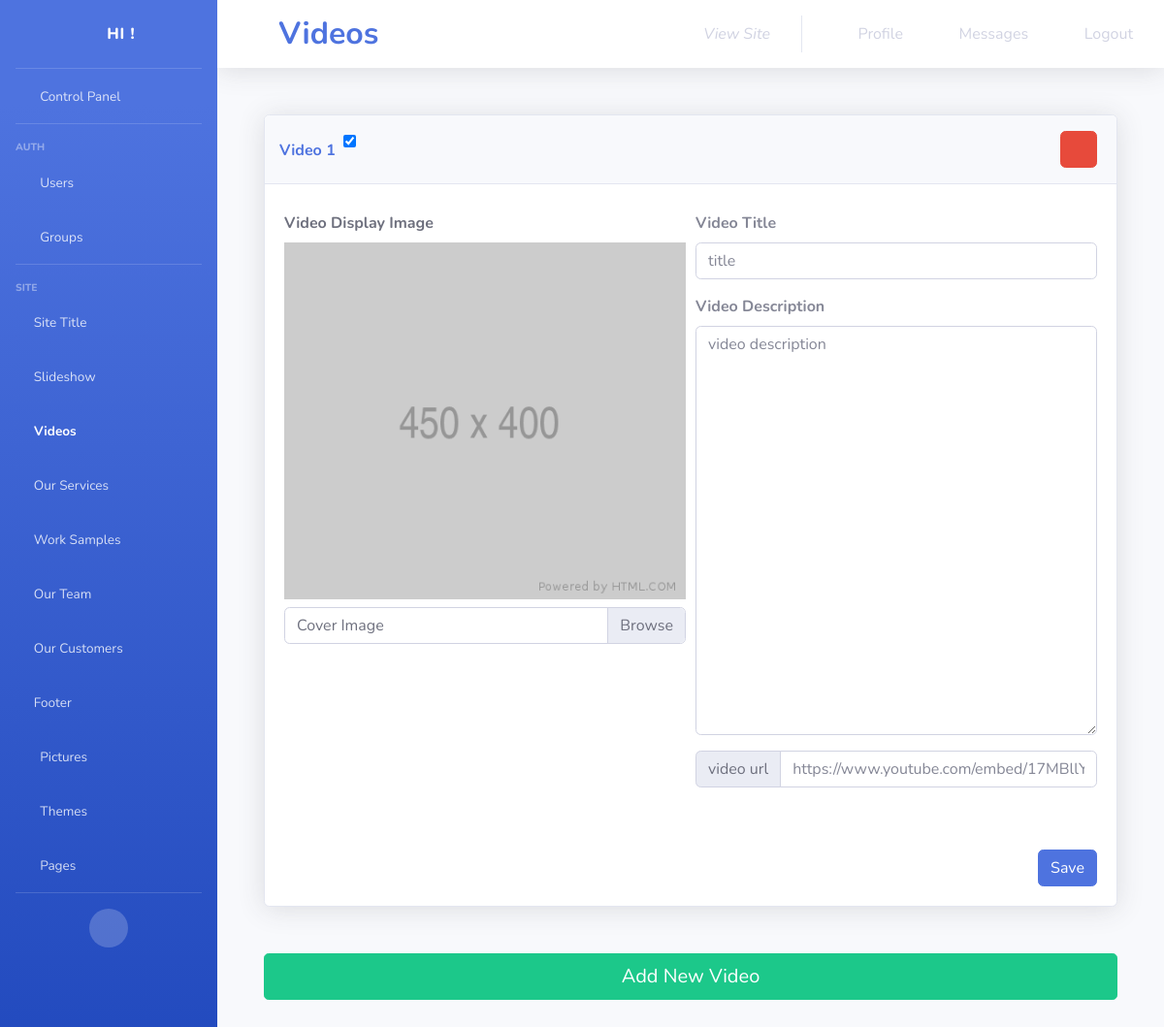
The page /control_panel/site/video/ (signed in) on the database its author committed.
### control_panel/models.py (models this page shows)
class video(models.Model):
	cover_img=models.ImageField(upload_to='video/cover_img/',
								default='video/cover_img/default/default.png',
								blank=True)
	video_title=models.CharField(max_length=191)
	video_description=models.TextField()
	video_url=models.URLField(
		default='https://www.youtube.com/embed/17MBllYf6OY',blank=True)
	video_R_dir=models.BooleanField(default=True)
	objects=videoManager()

### control_panel/views.py (the view, shortened to what this page needs)
# urls.py: path('site/video/',views.video_,name='control_panel/site/video'),
def video_(request):
	if not request.user.is_staff:
		return redirect('/')
	messages=list()
	return render(request,'control_panel/video.html',
				  {
					  'messages':messages,
					  'videos':video.objects.all()
					  })

### templates/control_panel/video.html (shortened to what this page needs)
{% load static %}
<!DOCTYPE html>
<html lang="en">
<head>
	<link href="{% static 'cpanel/vendor/fontawesome-free/css/all.min.css' %}" rel="stylesheet" type="text/css">
	<link href="https://gitcdn.github.io/bootstrap-toggle/2.2.2/css/bootstrap-toggle.min.css" rel="stylesheet">
	<link href="{% static 'cpanel/css/sb-admin-2.min.css' %}" rel="stylesheet">
</head>
<body id="page-top">
<div id="wrapper">
	<ul class="navbar-nav bg-gradient-primary sidebar sidebar-dark accordion" id="accordionSidebar">
		<a class="sidebar-brand d-flex align-items-center justify-content-center" href="/control_panel/">
			<div class="sidebar-brand-icon rotate-n-15">
				<i class="fas fa-laugh-wink"></i>
			</div>
			<div class="sidebar-brand-text mx-3">HI !<sup></sup></div>
		</a>
		<hr class="sidebar-divider my-0">
		<li class="nav-item">
			<a class="nav-link" href="/control_panel/">
				<i class="fas fa-fw fa-tachometer-alt"></i>
				<span>Control Panel</span></a>
		</li>
		<hr class="sidebar-divider">
		<div class="sidebar-heading">
			auth
		</div>
		<li class="nav-item">
			<a class="nav-link" href="/control_panel/auth/users/">
				<i class="fas fa-fw fa-user-cog"></i>
				<span>Users</span></a>
		</li>
		<li class="nav-item">
			<a class="nav-link" href="/control_panel/auth/groups/">
				<i class="fas fa-fw fa-users-cog"></i>
				<span>Groups</span></a>
		</li>
		<hr class="sidebar-divider">
		<div class="sidebar-heading">
			Site
		</div>
		<li class="nav-item">
			<a class="nav-link" href="/control_panel/site/site-title/">
				<i class="fa fa-window-maximize"></i>
				<span>Site Title</span></a>
		</li>
		<li class="nav-item">
			<a class="nav-link" href="/control_panel/site/slideshow/">
				<i class="fa fa-object-ungroup"></i>
				<span>Slideshow</span></a>
		</li>
		<li class="nav-item active">
			<a class="nav-link" href="">
				<i class="fas fa-film"></i>
				<span>Videos</span></a>
		</li>
		<li class="nav-item">
			<a class="nav-link" href="/control_panel/site/our-services/">
				<i class="fa fa-wrench"></i>
				<span>Our Services</span></a>
		</li>
		<li class="nav-item">
			<a class="nav-link" href="/control_panel/site/work-samples/">
				<i class="fa fa-laptop-code"></i>
				<span>Work Samples</span></a>
		</li>
		<li class="nav-item">
			<a class="nav-link" href="/control_panel/site/our-team/">
				<i class="fa fa-users"></i>
				<span>Our Team</span></a>
		</li>
		<li class="nav-item">
			<a class="nav-link" href="/control_panel/site/our-customers/">
				<i class="fa fa-user-tag"></i>
				<span>Our Customers</span></a>
		</li>
		<li class="nav-item">
			<a class="nav-link" href="/control_panel/site/footer/">
				<i class="fas fa-digital-tachograph"></i>
				<span>Footer</span></a>
		</li>
		<li class="nav-item">
			<a class="nav-link" href="/control_panel/site/pictures/">
				<i class="fas fa-fw fa-images"></i>
				<span>Pictures</span></a>
		</li>
		<li class="nav-item">
			<a class="nav-link" href="/control_panel/site/themes/">
				<i class="fas fa-fw fa-brush"></i>
				<span>Themes</span></a>
		</li>
		<li class="nav-item">
			<a class="nav-link collapsed" href="#" data-toggle="collapse" data-target="#collapsePages"
			   aria-expanded="true" aria-controls="collapsePages">
				<i class="fas fa-fw fa-folder"></i>
				<span>Pages</span>
			</a>
		</li>
		<hr class="sidebar-divider d-none d-md-block">
		<div class="text-center d-none d-md-inline">
			<button class="rounded-circle border-0" id="sidebarToggle"></button>
		</div>
	</ul>
	<div id="content-wrapper" class="d-flex flex-column">
		<div id="content">
			<nav class="navbar navbar-expand navbar-light bg-white topbar mb-4 static-top shadow">
				<h1 class="fas d-none d-sm-block fa-film mr-3 font-weight-bold text-primary"></h1>
				<h2 class="m-0 d-none d-sm-block font-weight-bold text-primary">Videos</h2>
				<ul class="navbar-nav ml-auto">
					<li class="nav-item dropdown no-arrow mx-1">
						<a class="nav-link dropdown-toggle" href="/">
							<i class="fas fa-eye fa-sm fa-fw mr-2 text-gray-400"></i>
							<i class="d-none d-sm-block">View Site</i>
						</a>
					</li>
					<li class="nav-item d-none d-sm-block dropdown no-arrow mx-1">
						<a class="nav-link dropdown-toggle" href="/control_panel/auth/users/{{ user.id }}/change/">
							<i class="fas fa-user-tie fa-sm fa-fw mr-2 text-gray-400"></i>
							Profile
						</a>
					</li>
					<li class="nav-item d-none d-sm-block dropdown no-arrow mx-1">
						<a class="nav-link dropdown-toggle" href="#">
							<i class="fas fa-envelope fa-sm fa-fw mr-2 text-gray-400"></i>
							Messages
						</a>
					</li>
					<li class="nav-item d-none d-sm-block dropdown no-arrow mx-1">
						<a class="nav-link dropdown-toggle" data-toggle="modal" data-target="#logoutModal" href="">
							<i class="fas fa-sign-out-alt fa-sm fa-fw mr-2 text-gray-400"></i>
							Logout
						</a>
					</li>
				</ul>
			</nav>
			<div class="container-fluid">
				{% for video in videos %}
					<div class="container-fluid">
						<div class="card shadow my-5">
							<div class="card-header py-3">
								<div class="form-row">
									<span class="text-primary mt-2 text-md-center font-weight-bold mr-2">Video {{ forloop.counter }}</span>
									<form id="RoL{{ video.id }}" method="POST">
										<input type="checkbox" onchange="submit_it({{ video.id }})" id="toggle"
											   data-toggle="toggle" data-on="L"
											   data-off="R" {% if not video.video_R_dir %}checked{% endif %}>
									</form>
									<div class="col">
										<div class="form-group">
											<form method="POST" enctype="multipart/form-data">
												<button style="float: right;" class="btn btn-danger" type="submit"
														value="{{ video.id }}" name="remove-video"><a
														class="fa fa-minus"></a></button>
											</form>
										</div>
									</div>
								</div>
							</div>
							<div class="card-body">
								<form method="POST" enctype="multipart/form-data">
									<div class="form-row my-2">
										<div class="col-xl-6 col-lg-6 {% if not video.video_R_dir %} order-last {% endif %}">
											<div class="form-group"><label><strong>Video
																				   Title</strong></label><input
													class="form-control" type="text"
													placeholder="{{ video.video_title }}"
													name="video-title">
											</div>
											<div class="form-group"><label><strong>Video
																				   Description</strong></label><textarea
													class="form-control" rows="17"
													placeholder="{{ video.video_description }}"
													name="video-description"></textarea></div>
											<div class="input-group mb-3">
												<div class="input-group-prepend">
														<span class="input-group-text"
															  id="basic-addon1">video url</span>
												</div>
												<input type="text" class="form-control"
													   placeholder="{{ video.video_url }}"
													   aria-label="Username" aria-describedby="basic-addon1"
													   name="video-url">
											</div>
										</div>
										<div class="col-xl-6 col-lg-6">
											<label class="text-gray-700"><strong>Video Display
																				 Image</strong></label>
											<img class="d-block w-100" src="{{ video.cover_img.url }}"
												 alt="First slide">
											<div class="input-group mt-2">
												<div class="custom-file">
													<label class="custom-file-label"
														   for="inputGroupFile01">Cover Image</label>
												</div>
											</div>
										</div>
									</div>
									<div class="form-row mt-5">
										<div class="col">
										</div>
										<div class="col">
											<div class="form-group">
												<button style="float: right;" class="btn btn-primary"
														value="{{ video.id }}" type="submit" name="save">Save
												</button>
											</div>
										</div>
									</div>
								</form>
							</div>
						</div>
					</div>
				{% endfor %}
				<div class="container-fluid">
					<form method="POST">
						<button type="submit" class="btn btn-success btn-lg btn-block mb-5" name="Add-new-video">Add
																												 New
																												 Video
						</button>
					</form>
				</div>
			</div>
		</div>
	</div>
</div>
</body>
</html>

### rows shown on the page
video: video_R_dir "☑", video-title "title", video-description "video description", video-url "https://www.youtube.com/embed/17MBllYf6OY", cover_img (placeholder picture)
